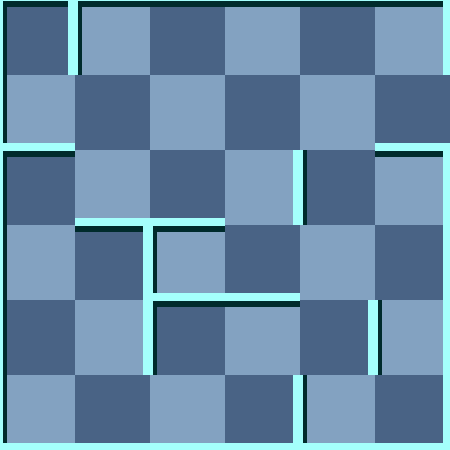

This game map was drawn from its Tiled (.tmx) file and the tilesets committed beside it. A one-line description and the trimmed map source follow:
An orthogonal 6x6 tile map with 75x75 px tiles, 2 tile layers (background, 块层 1) and 7 objects (2x Trap, Exit, Door, Key, Player, ...).

<map version="1.0" orientation="orthogonal" width="6" height="6" tilewidth="75" tileheight="75">
 <tileset firstgid="1" name="wall" tilewidth="75" tileheight="75">
  <image source="gfx/wall.png" width="300" height="375" />
  <tile id="0">
   <properties>
    <property name="ValOfWall" value="0" />
   </properties>
  </tile>
  <tile id="1">
   <properties>
    <property name="ValOfWall" value="1" />
   </properties>
  </tile>
  <tile id="2">
   <properties>
    <property name="ValOfWall" value="2" />
   </properties>
  </tile>
  <tile id="3">
   <properties>
    <property name="ValOfWall" value="3" />
   </properties>
  </tile>
  <tile id="4">
   <properties>
    <property name="ValOfWall" value="4" />
   </properties>
  </tile>
  <tile id="5">
   <properties>
    <property name="ValOfWall" value="5" />
   </properties>
  </tile>
  <tile id="6">
   <properties>
    <property name="ValOfWall" value="6" />
   </properties>
  </tile>
  <tile id="7">
   <properties>
    <property name="ValOfWall" value="7" />
   </properties>
  </tile>
  <tile id="8">
   <properties>
    <property name="ValOfWall" value="8" />
   </properties>
  </tile>
  <tile id="9">
   <properties>
    <property name="ValOfWall" value="9" />
   </properties>
  </tile>
  <tile id="10">
   <properties>
    <property name="ValOfWall" value="10" />
   </properties>
  </tile>
  <tile id="11">
   <properties>
    <property name="ValOfWall" value="11" />
   </properties>
  </tile>
  <tile id="12">
   <properties>
    <property name="ValOfWall" value="12" />
   </properties>
  </tile>
  <tile id="13">
   <properties>
    <property name="ValOfWall" value="13" />
   </properties>
  </tile>
  <tile id="14">
   <properties>
    <property name="ValOfWall" value="14" />
   </properties>
  </tile>
  <tile id="15">
   <properties>
    <property name="ValOfWall" value="15" />
   </properties>
  </tile>
  <tile id="18">
   <properties>
    <property name="ValOfWall" value="-1" />
   </properties>
  </tile>
 </tileset>
 <layer name="background" width="6" height="6">
  <data>[36 cells, 36 non-empty, 2 distinct tile ids]</data>
 </layer>
 <layer name="块层 1" width="6" height="6">
  <data>[36 cells, 36 non-empty, 12 distinct tile ids]</data>
 </layer>
 <objectgroup name="对象层 1" width="6" height="6">
  <object name="Exit" x="450" y="75" />
  <object name="Trap" x="375" y="0">
   <properties>
    <property name="value" value="8" />
   </properties>
  </object>
  <object name="Trap" x="300" y="150">
   <properties>
    <property name="value" value="9" />
   </properties>
  </object>
  <object name="Door" x="225" y="75">
   <properties>
    <property name="direction" value="2" />
    <property name="value" value="15" />
   </properties>
  </object>
  <object name="Key" x="75" y="0">
   <properties>
    <property name="value" value="12" />
   </properties>
  </object>
  <object name="Player" x="225" y="150">
   <properties>
    <property name="value" value="1" />
   </properties>
  </object>
  <object name="RedMummy" x="375" y="150">
   <properties>
    <property name="value" value="21" />
   </properties>
  </object>
 </objectgroup>
</map>
